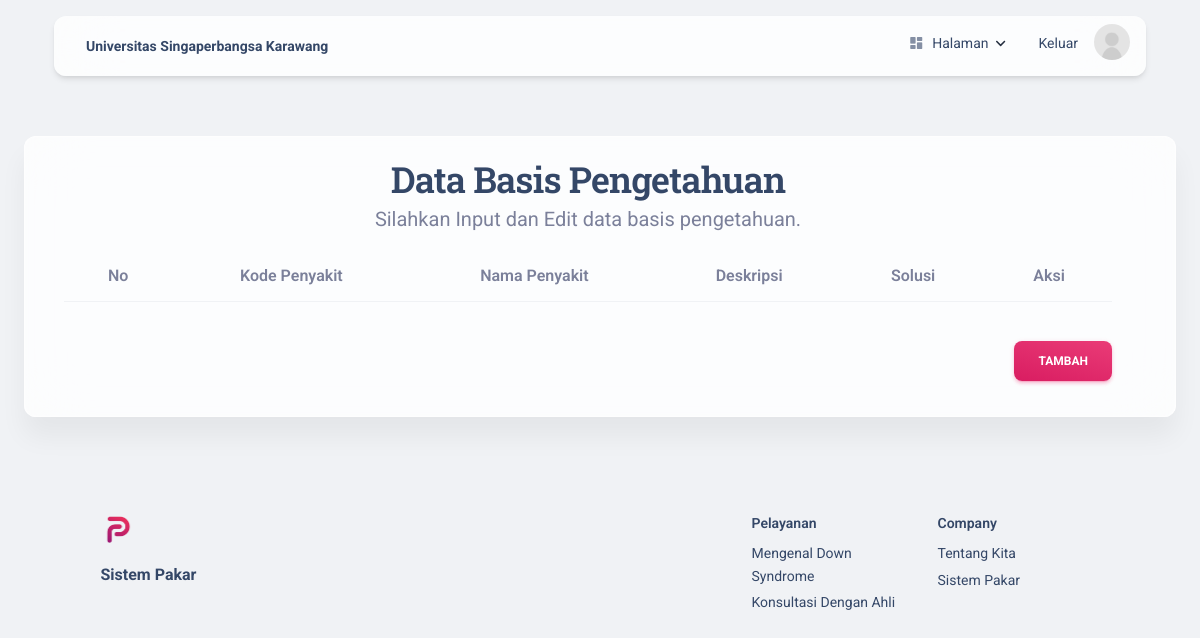
The page /pages/adminbasispengetahuan.php (signed in) on the database as committed earlier.
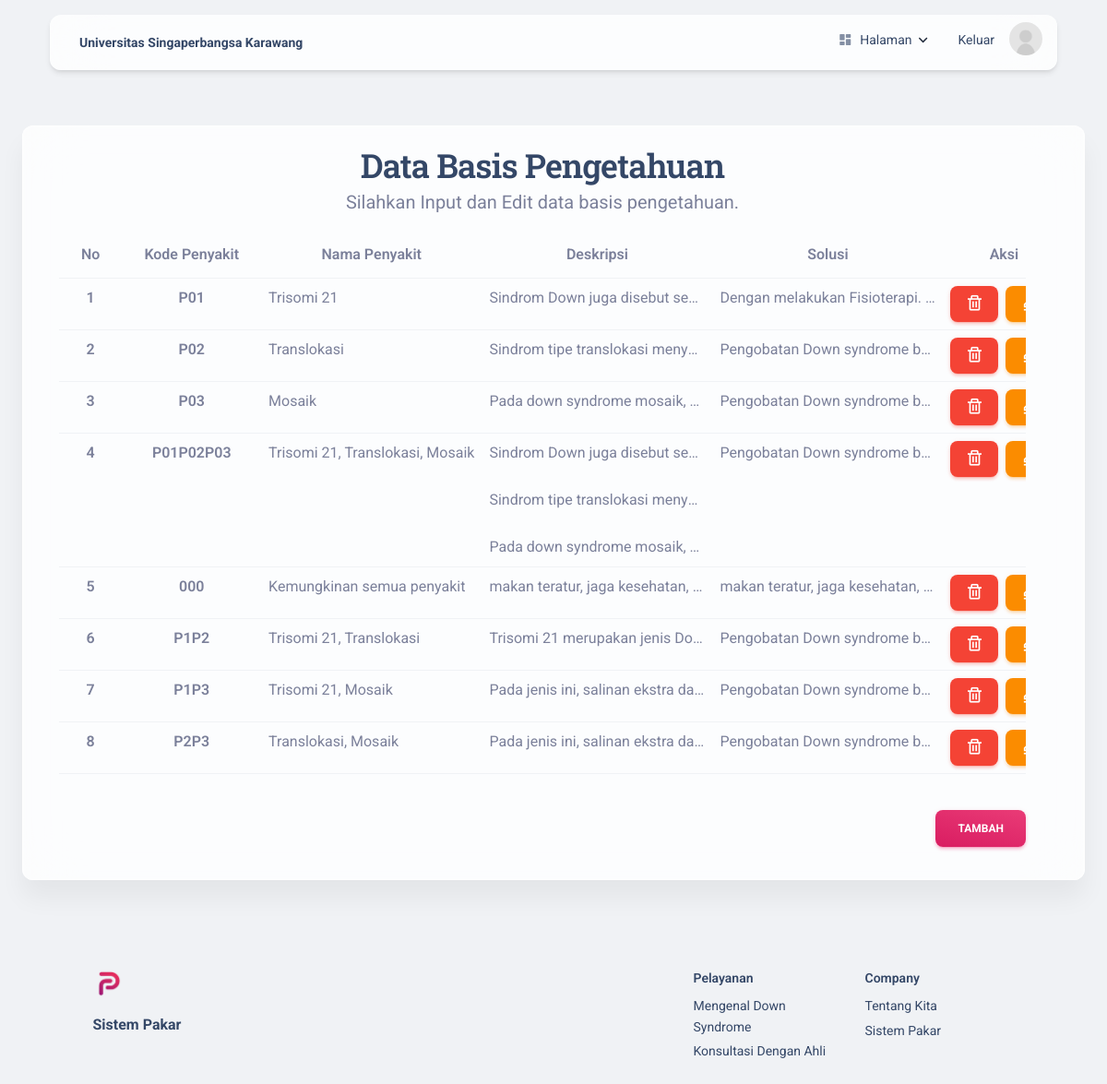
The same page on the database as committed later.
### tables this page shows
CREATE TABLE `pengetahuan` (
  `kode_penyakit` varchar(250) NOT NULL,
  `nama_penyakit` varchar(250) NOT NULL,
  `deskripsi_penyakit` text NOT NULL,
  `solusi_penyakit` text NOT NULL
);

### pages/adminbasispengetahuan.php (the view, shortened to what this page needs)
<!DOCTYPE html>
<html lang="en" itemscope itemtype="http://schema.org/WebPage">
<head>
  <link href="../assets/css/nucleo-icons.css" rel="stylesheet" />
  <link href="../assets/css/nucleo-svg.css" rel="stylesheet" />
  <link href='https://unpkg.com/boxicons@2.1.2/css/boxicons.min.css' rel='stylesheet'>
  <link id="pagestyle" href="../assets/css/material-kit.css?v=3.0.4" rel="stylesheet" />
</head>
<body class="index-page bg-gray-200">
  <?php
  include 'navbaradmin.php';
  ?>
  <div class="card card-body blur shadow-blur mx-3 mx-md-4 mt-n6">
    <section class="my-0 py-0">
      <div class="container">
        <div class="row">
          <div class="row justify-content-center text-center my-sm-1">
            <div class="col-lg-12">
              <h2 class="text-dark mb-0">Data Basis Pengetahuan</h2>
              <p class="lead">Silahkan Input dan Edit data basis pengetahuan. </p>
              <div class="table-responsive">
                <table class="table table-hover">
                  <thead>
                    <tr>
                      <th scope="col">No</th>
                      <th scope="col">Kode Penyakit</th>
                      <th scope="col">Nama Penyakit</th>
                      <th scope="col">Deskripsi</th>
                      <th scope="col">Solusi</th>
                      <th scope="col">Aksi</th>
                    </tr>
                  </thead>
                  <tbody>
                    <?php
                    include 'koneksi.php';
                    $no = 1;
                    $query = mysqli_query($koneksi, "SELECT * FROM pengetahuan") or die(mysqli_error($koneksi));
                    foreach ($query as $data) {
                    ?>
                      <tr>
                        <th class="text-center" scope="row"><?php echo $no ?></th>
                        <th class="text-center" scope="row"><?php echo $data['kode_penyakit'] ?></th>
                        <td class="text-start"><?php echo $data['nama_penyakit'] ?></td>
                        <td class="text-center tdElipsis"><?php echo $data['deskripsi_penyakit'] ?></td>
                        <td class="text-center tdElipsis"><?php echo $data['solusi_penyakit'] ?></td>
                        <td class="text-center">
                          <a href="phppengetahuandeleted.php?kode_penyakit=<?php echo $data['kode_penyakit'] ?>" onclick="return confirm('Anda yakin akan menghapus data ini?')">
                            <button type="button" class="btn btn-danger btn-sm w-auto me-1 mb-0 pt-2">
                              <i class='bx bx-trash' style="font-size : 1.25rem;"></i>
                            </button>
                          </a>
                          <button type="button" class="btn btn-warning btn-sm w-auto me-1 mb-0 pt-2" data-bs-toggle="modal" data-bs-target="#exampleModal2<?php echo $data['kode_penyakit'] ?>">
                            <i class='bx bx-edit-alt' style="font-size : 1.25rem;"></i>
                          </button>
                        </td>
                      </tr>
                    <?php
                      $no++;
                    }
                    ?>
                  </tbody>
                </table>
              </div>
              <button type="button" class="btn bg-gradient-primary w-auto me-auto float-end mt-4" data-bs-toggle="modal" data-bs-target="#exampleModal">Tambah</button>
            </div>
          </div>
        </div>
      </div>
    </section>
  </div>
  <footer class="footer pt-5 mt-5">
    <div class="container">
      <div class=" row">
        <div class="col-md-3 mb-4 ms-auto">
          <div>
            <a href="https://www.creative-tim.com/product/material-kit">
              <img src="../assets/img/logo.png" class="mb-3 footer-logo" alt="main_logo">
            </a>
            <h6 class="font-weight-bolder mb-4">Sistem Pakar</h6>
          </div>
        </div>
        <div class="col-md-2 col-sm-6 col-6 mb-4 ">
          <div>
            <h6 class="text-sm">Pelayanan </h6>
            <ul class="flex-column ms-n3 nav">
              <li class="nav-item">
                <a class="nav-link" href="../index.php#DownSyndrome">
                  Mengenal Down Syndrome
                </a>
              </li>
              <li class="nav-item">
                <a class="nav-link" href="konsultasi.php">
                  Konsultasi Dengan Ahli
                </a>
              </li>
            </ul>
          </div>
        </div>
        <div class="col-md-2 col-sm-6 col-6 mb-4 me-auto">
          <div>
            <h6 class="text-sm">Company</h6>
            <ul class="flex-column ms-n3 nav">
              <li class="nav-item">
                <a class="nav-link" href="../index.php#tentangKita">
                  Tentang Kita
                </a>
              </li>
              <li class="nav-item">
                <a class="nav-link" href="../index.php">
                  Sistem Pakar
                </a>
              </li>
            </ul>
          </div>
        </div>
      </div>
    </div>
  </footer>
</body>
</html>

### pages/navbaradmin.php (shortened to what this page needs)
<div class="container position-sticky z-index-sticky top-0">
    <div class="row">
        <div class="col-12">
            <nav class="navbar navbar-expand-lg  blur border-radius-xl top-0 z-index-fixed shadow position-absolute my-3 py-2 start-0 end-0 mx-4">
                <div class="container-fluid px-0">
                    <a class="navbar-brand font-weight-bolder ms-sm-3" href="../index.php#home" rel="tooltip" data-placement="bottom">
                        Universitas Singaperbangsa Karawang
                    </a>
                    <div class="collapse navbar-collapse pt-3 pb-2 py-lg-0 w-100" id="navigation">
                        <ul class="navbar-nav navbar-nav-hover ms-auto">
                            <li class="nav-item dropdown dropdown-hover mx-2">
                                <a class="nav-link ps-2 d-flex cursor-pointer align-items-center" id="dropdownMenuPages" data-bs-toggle="dropdown" aria-expanded="false">
                                    <i class="material-icons opacity-6 me-2 text-md">dashboard</i>
                                    Halaman
                                    <img src="../assets/img/down-arrow-dark.svg" alt="down-arrow" class="arrow ms-auto ms-md-2">
                                </a>
                            </li>
                            <li class="nav-item dropdown dropdown-hover mx-2">
                                <a href="./phplogout.php" class="nav-link ps-2 d-flex cursor-pointer align-items-center" aria-expanded="false">
                                    Keluar
                                </a>
                            </li>
                            <li class="nav-item my-auto ms-3 ms-lg-0">
                                <a href="javascript:;" class="avatar avatar-sm rounded-circle">
                                    <img alt="Image placeholder" src="../assets/img/foto_profil/<?= $_SESSION["foto_profil"] ?>">
                                </a>
                            </li>
                        </ul>
                    </div>
                </div>
            </nav>
        </div>
    </div>
</div>

### pages/adminbasispengetahuan.php (style rules this page uses)
.tdElipsis { max-width: 250px; overflow: hidden; text-overflow: ellipsis; white-space: nowrap; }

Rows that differ between the two databases and show on the page:
added pengetahuan: kode_penyakit "P01", nama_penyakit "Trisomi 21", deskripsi_penyakit "Sindrom Down juga disebut se…", solusi_penyakit "Dengan melakukan Fisioterapi.…"
added pengetahuan: kode_penyakit "P02", nama_penyakit "Translokasi", deskripsi_penyakit "Sindrom tipe translokasi meny…", solusi_penyakit "Pengobatan Down syndrome b…"
added pengetahuan: kode_penyakit "P03", nama_penyakit "Mosaik", deskripsi_penyakit "Pada down syndrome mosaik,…", solusi_penyakit "Pengobatan Down syndrome b…"
added pengetahuan: kode_penyakit "P01P02P03", nama_penyakit "Trisomi 21, Translokasi, Mosaik", deskripsi_penyakit "Sindrom Down juga disebut se Sindrom tipe translokasi meny Pada down syndrome mosaik,…", solusi_penyakit "Pengobatan Down syndrome b…"
added pengetahuan: kode_penyakit "000", nama_penyakit "Kemungkinan semua penyakit", deskripsi_penyakit "makan teratur, jaga kesehatan,…", solusi_penyakit "makan teratur, jaga kesehatan,…"
added pengetahuan: kode_penyakit "P1P2", nama_penyakit "Trisomi 21, Translokasi", deskripsi_penyakit "Trisomi 21 merupakan jenis Do…", solusi_penyakit "Pengobatan Down syndrome b…"
added pengetahuan: kode_penyakit "P1P3", nama_penyakit "Trisomi 21, Mosaik", deskripsi_penyakit "Pada jenis ini, salinan ekstra da…", solusi_penyakit "Pengobatan Down syndrome b…"
added pengetahuan: kode_penyakit "P2P3", nama_penyakit "Translokasi, Mosaik", deskripsi_penyakit "Pada jenis ini, salinan ekstra da…", solusi_penyakit "Pengobatan Down syndrome b…"
